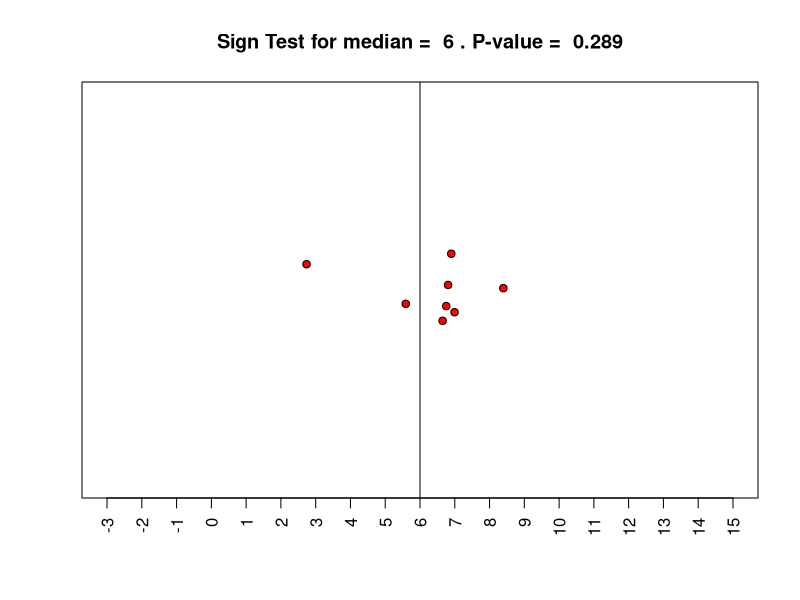
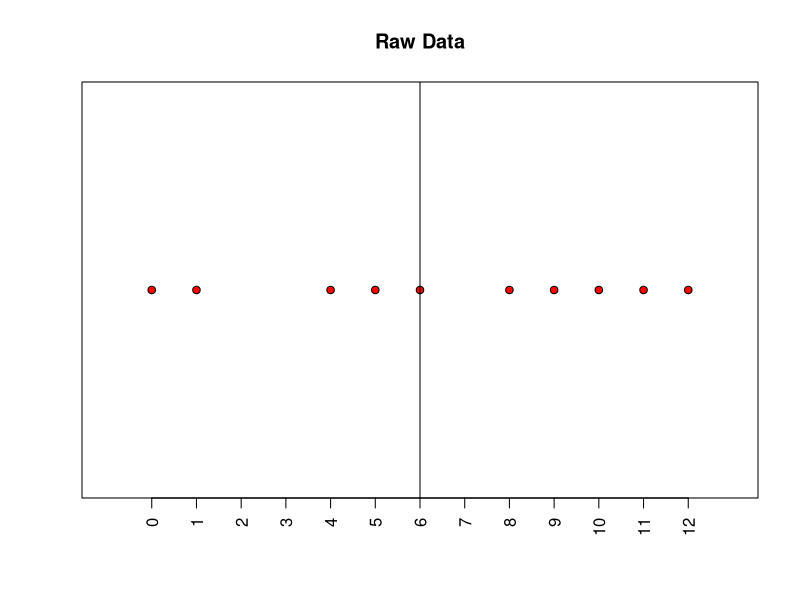
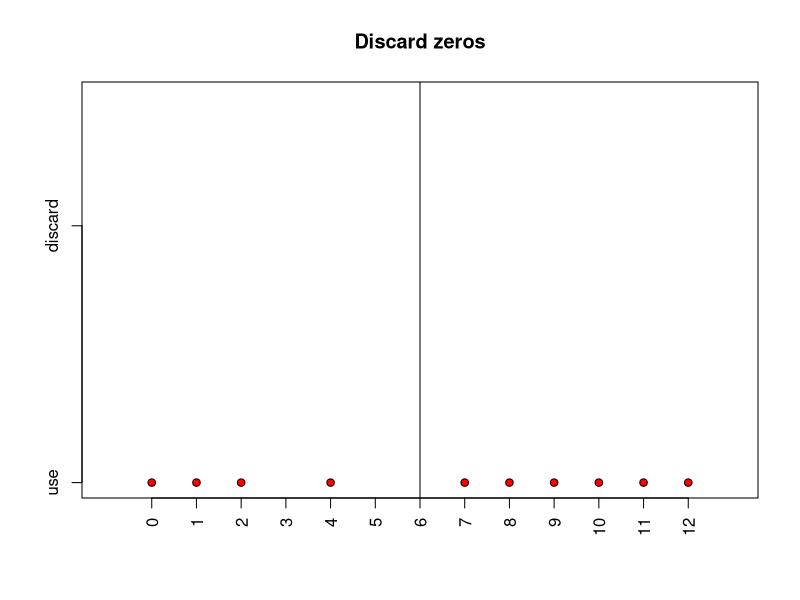
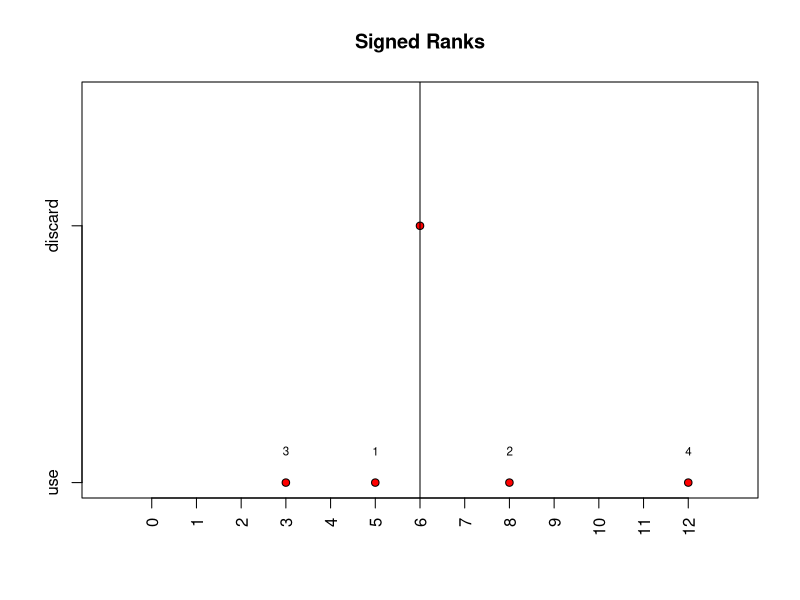
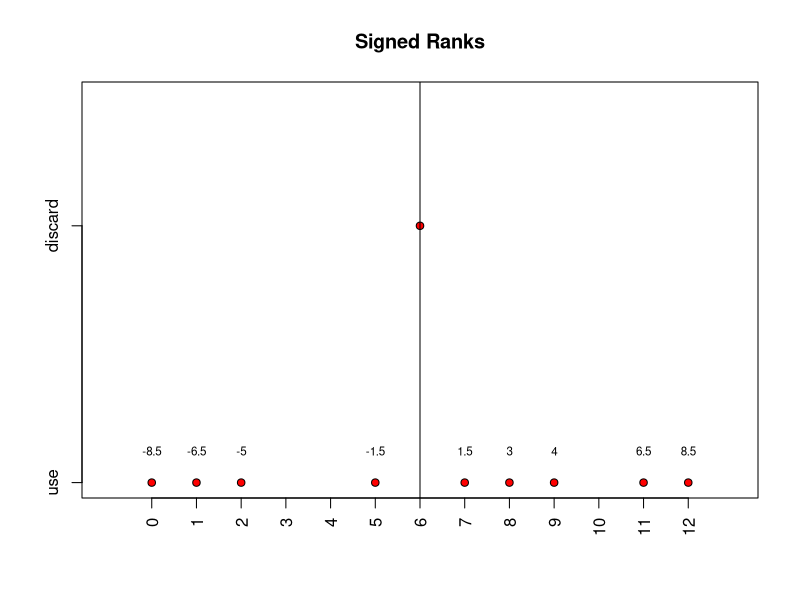
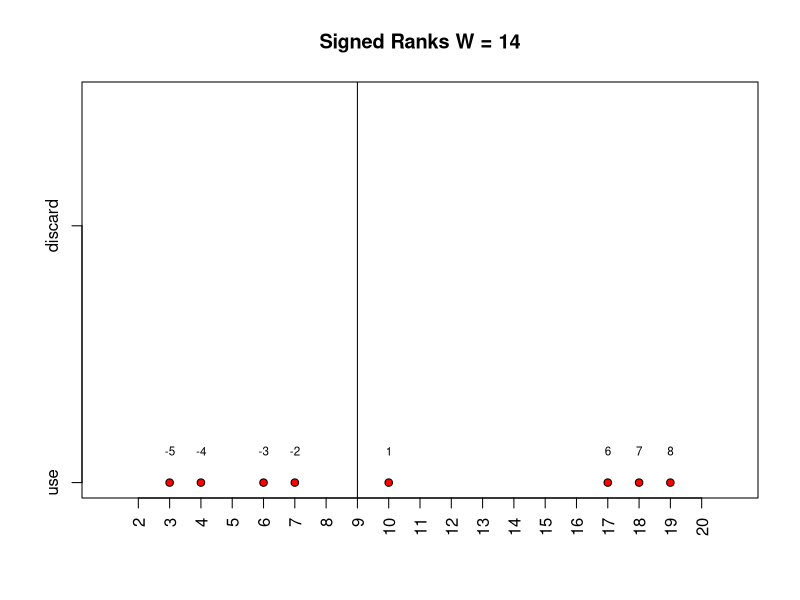
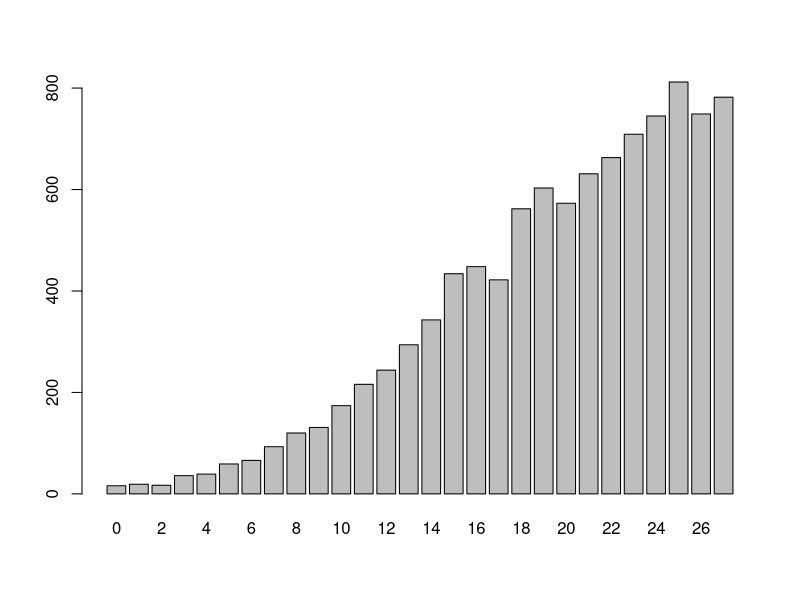
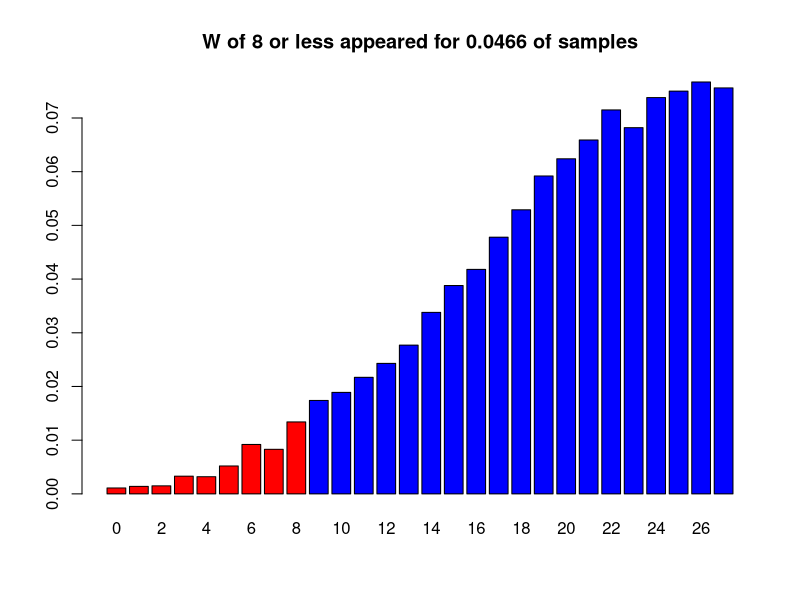

The R source for these figures, in order:
# Sign Test

n<-8
med<-6
st<-3
limit<-3
data<-rnorm(n,mean =med,sd=st)
median<-median(data)
below<-sum(data > med)
above<-sum(data < med)
sus<-min(above,below)
pvalue<-2*min(pbinom(sus,n,0.5),0.5)
pvalueround<-round(pvalue,digits=3)
stripchart(data,main=paste("Sign Test for median = ",med,". P-value = ",pvalueround), method="jitter",pch=21,col=c("black"),bg=c("red"),xaxt="n",xlim=c(med-limit*st,med+limit*st))
axis(1, at = seq(round(med-limit*st,digits=0),round(med+limit*st,digits=0), by = 1), las=2)
abline(v=med)


# Raw data

n<-10
mn<-0
mx<-12
md<-0.5*(mx-mn)
data<-sample(mn:mx,n)
stripchart(data,main=paste("Raw Data"), method="stack",pch=21,col=c("black","black"),bg=c("red","red"),xaxt="n",xlim=c(mn-1,mx+1))
axis(1, at = seq(mn,mx, by = 1), las=2)
abline(v=md)

# Discard zeros

n<-10
mn<-0
mx<-12
md<-0.5*(mx-mn)
data<-sample(mn:mx,n)
condition=(data==md)
discard<-data[condition==TRUE]
use<-data[condition==FALSE]
list<-list("use"=use,"discard"=discard)
stripchart(list,main=paste("Discard zeros"), method="stack",pch=21,col=c("black","black"),bg=c("red","red"),xaxt="n",xlim=c(mn-1,mx+1))
axis(1, at = seq(mn,mx, by = 1), las=2)
abline(v=md)

# Include ranks

n<-5
mn<-0
mx<-12
md<-0.5*(mx-mn)
data<-sample(mn:mx,n)
condition=(data==md)
discard<-data[condition==TRUE]
use<-data[condition==FALSE]
list<-list("use"=use,"discard"=discard)
stripchart(list,main=paste("Signed Ranks"), method="stack",pch=21,col=c("black","black"),bg=c("red","red"),xaxt="n",xlim=c(mn-1,mx+1))
axis(1, at = seq(mn,mx, by = 1), las=2)
abline(v=md)
ranks=rank(abs(use-md))
ranksign<-ifelse(use<md,-1,1)
signedranks<-ranks
text(use,1,signedranks,adj=c(0.5,-3),cex=0.7,col="black")

# Include signed ranks

n<-10
mn<-0
mx<-12
md<-0.5*(mx-mn)
data<-sample(mn:mx,n)
condition=(data==md)
discard<-data[condition==TRUE]
use<-data[condition==FALSE]
list<-list("use"=use,"discard"=discard)
stripchart(list,main=paste("Signed Ranks"), method="stack",pch=21,col=c("black","black"),bg=c("red","red"),xaxt="n",xlim=c(mn-1,mx+1))
axis(1, at = seq(mn,mx, by = 1), las=2)
abline(v=md)
ranks=rank(abs(use-md))
ranksign<-ifelse(use<md,-1,1)
signedranks<-ranksign*ranks
text(use,1,signedranks,adj=c(0.5,-3),cex=0.7,col="black")

# Signed ranks with W test statistic

n<-8
mn<-2
mx<-20
md<-0.5*(mx-mn)
data<-sample(mn:mx,n)
condition=(data==md)
discard<-data[condition==TRUE]
use<-data[condition==FALSE]
ranks=rank(abs(use-md))
ranksign<-ifelse(use<md,-1,1)
signedranks<-ranksign*ranks
W<-min(sum(signedranks[signedranks>0]),(-1)*sum(signedranks[signedranks<0]))
list<-list("use"=use,"discard"=discard)
stripchart(list,main=paste("Signed Ranks W =",W), method="stack",pch=21,col=c("black","black"),bg=c("red","red"),xaxt="n",xlim=c(mn-1,mx+1))
axis(1, at = seq(mn,mx, by = 1), las=2)
abline(v=md)
text(use,1,signedranks,adj=c(0.5,-3),cex=0.7,col="black")
print(data)

# create wilcoxon signed rank function

wilcoxon_rank <- function(data, eta = 0)
{
  condition = (data == eta)
  data_used <- data[condition == FALSE]
  ranks <- rank(abs(data_used - eta))
  rank_signs <- ifelse(data_used < eta, -1, 1)
  signed_ranks <- ranks * rank_signs
  W <- min(sum(signed_ranks[signed_ranks > 0]), (-1)*sum(signed_ranks[signed_ranks < 0]))
  print(W)
}

# use function

data <- c(6,8,8,2,10,11,15)
wilcoxon_rank(data, eta = 10)

# create wilcoxon signed rank function with simulation

wilcoxon_rank_simulation <- function(data, eta = 0, n = 12)
{
  data <- rnorm(n, mean = eta, sd = 4)
  condition = (data == eta)
  data_used <- data[condition == FALSE]
  ranks <- rank(abs(data_used - eta))
  rank_signs <- ifelse(data_used < eta, -1, 1)
  signed_ranks <- ranks * rank_signs
  W <- min(sum(signed_ranks[signed_ranks > 0]), (-1)*sum(signed_ranks[signed_ranks < 0]))
  print(W)
}

# use function

wilcoxon_rank_simulation(data)

# simulate repeatedly and count proportions of each signed rank sum

W_data <- replicate(10000,wilcoxon_rank_simulation(data, n = 10))
barplot(table(W_data))

# simulate repeatedly and explore critical values

sample_size = 10
check <- 8
W_data <- replicate(10000,wilcoxon_rank_simulation(data, n = sample_size))
table(W_data)
props <- proportions(table(W_data))
reds <- check + 1
greys <- sample_size * (sample_size + 1) * 0.5
vec_reds <- rep("red",times = reds)
vec_greys <- rep("blue", times = greys)
vec_col <- c(vec_reds, vec_greys)
upto <- check + 1
p <- sum(props[c(1:upto)])
barplot(props,
        col = vec_col,
        main = paste("W of",check,"or less appeared for",p,"of samples"))



